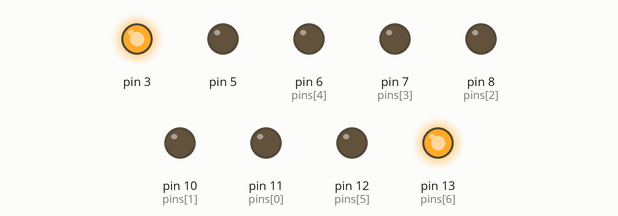
Simulated run of this sketch. Board: Arduino Uno, built with avr-gcc and run on an emulated ATmega328P. Shown: output pins drawn as LEDs (lit = HIGH).

Above: at 0.1 s.
At 4.1 s:
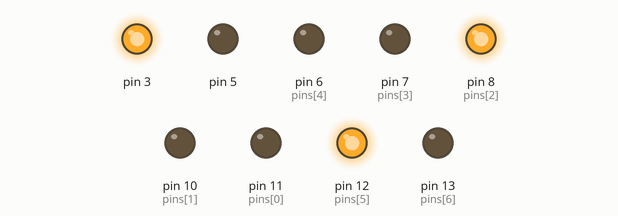
At 8.1 s:
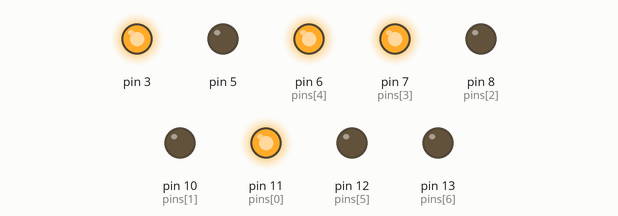
At 16.1 s:
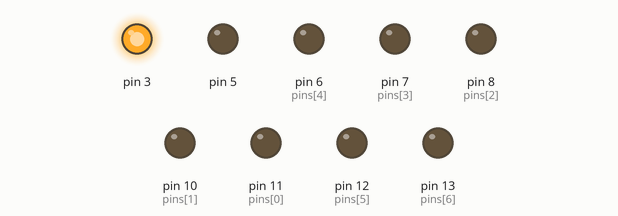
At 26.1 s:
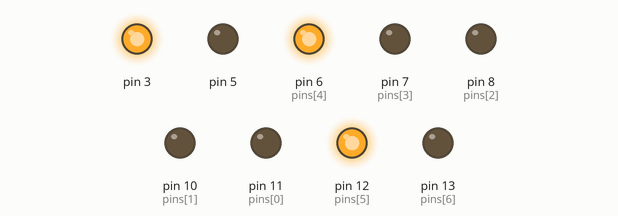
At 38.1 s:
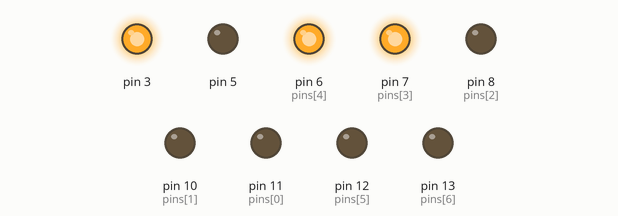
Timing chart, 0 to 39.6 s (numbered marks = the images above):
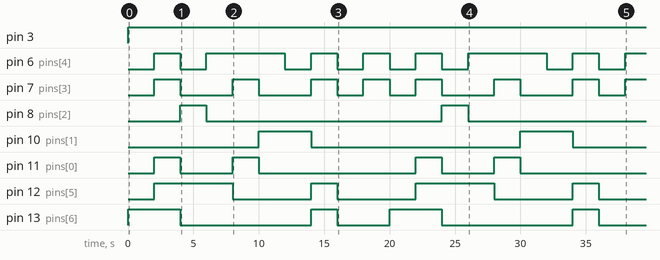

The sketch:

SingleSevenSegmentDisplay.ino
```cpp
int digit[10][7] = {      { 0,0,0,0,0,0,1 },    // 0
                          { 1,0,0,1,1,1,1 },    // 1
                          { 0,0,1,0,0,1,0 },    // 2
                          { 0,0,0,0,1,1,0 },    // 3
                          { 1,0,0,1,1,0,0 },    // 4
                          { 0,1,0,0,1,0,0 },    // 5
                          { 0,1,0,0,0,0,0 },    // 6
                          { 0,0,0,1,1,1,1 },    // 7
                          { 0,0,0,0,0,0,0 },    // 8
                          { 0,0,0,1,1,0,0 }};   // 9
              //a , b  , c,  d,  e,   f,   g,  dot
int pins[] = { 11 , 10 , 8 , 7  ,6  , 12 ,13,  9 } ;

void setup()
{
  // set pin modes
 pinMode(3,OUTPUT);
 pinMode(5,OUTPUT);
  for (int j=0; j < 7; j++) {
   pinMode(pins[j], OUTPUT ) ;
  }
}
 int number =0 ;
void loop()
{
  digitalWrite(5,LOW);
  digitalWrite(3,HIGH);  digitalWrite(9, 1); // disable dot

 for (number =0 ; number<=9 ; number++) {
  for (int j=0; j < 7; j++) {
   digitalWrite(pins[j], digit[number][j]);
  }
  delay(2000);
 }
}
```

Measured:
- by itself, pin 3: LOW → HIGH at 0.00 s
- by itself, pin 6 (pins[4]): LOW → HIGH at 2.0 s, → LOW 2.0 s later, → HIGH 2.0 s later, → LOW 6.0 s later, … (15 changes in this stretch)
- by itself, pin 7 (pins[3]): LOW → HIGH at 2.0 s, → LOW 2.0 s later, → HIGH 4.0 s later, → LOW 2.0 s later, … (15 changes in this stretch)
- by itself, pin 8 (pins[2]): alternates HIGH for 2.0 s and LOW for 18.0 s
- by itself, pin 10 (pins[1]): alternates HIGH for 4.0 s and LOW for 16.0 s
- by itself, pin 11 (pins[0]): LOW → HIGH at 2.0 s, → LOW 2.0 s later, → HIGH 4.0 s later, → LOW 2.0 s later, … (8 changes in this stretch)
- by itself, pin 12 (pins[5]): LOW → HIGH at 2.0 s, → LOW 6.0 s later, → HIGH 6.0 s later, → LOW 2.0 s later, … (8 changes in this stretch)
- by itself, pin 13 (pins[6]): LOW → HIGH at 0.00 s, → LOW 4.0 s later, → HIGH 10.0 s later, → LOW 2.0 s later, … (8 changes in this stretch)
